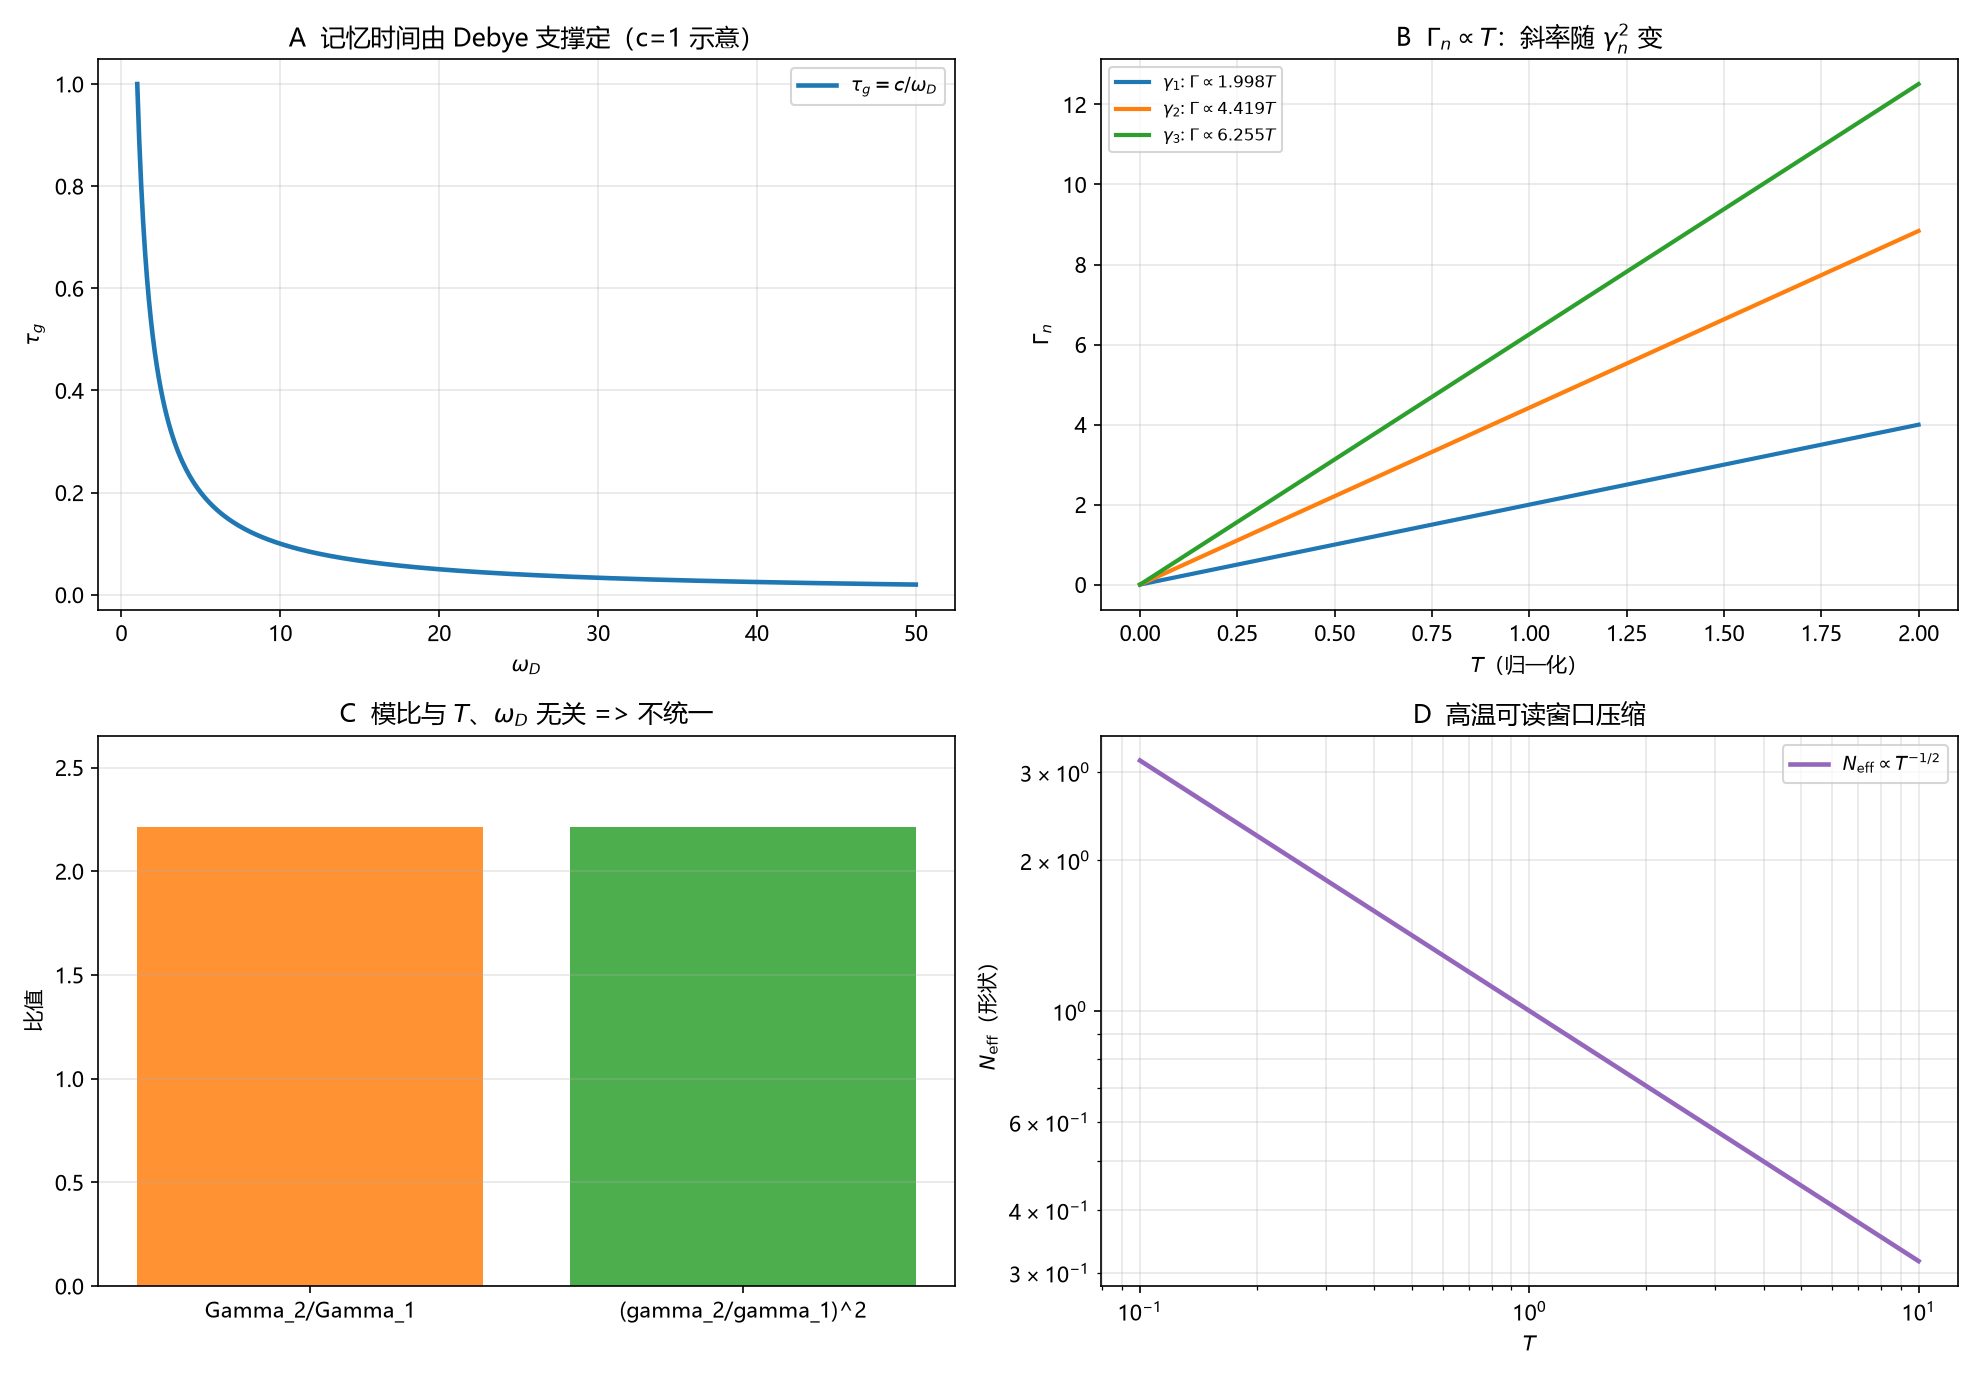

The script that saved this image:
# -*- coding: utf-8 -*-
"""
环 26／`临-22` 阻尼率桥的数值核对。

1. tau_g = c/omega_D（c=1 示意）；
2. Gamma_n(T) = gamma_n^2 * kappa * T / omega_D^2 的 T 线性族；
3. Gamma_2/Gamma_1 = (gamma_2/gamma_1)^2 与 T、omega_D 无关；
4. N_eff ∝ T^{-1/2} 高温读数窗口压缩。

零点纵坐标只作示意；无拟合。
"""

import csv
import os

import numpy as np
import matplotlib
matplotlib.use("Agg")
import matplotlib.pyplot as plt

plt.rcParams["font.sans-serif"] = ["Microsoft YaHei", "SimHei", "DejaVu Sans"]
plt.rcParams["axes.unicode_minus"] = False

HERE = os.path.dirname(os.path.abspath(__file__))
OUT_PNG = os.path.join(HERE, "环26_临22阻尼率桥.png")
OUT_CSV = os.path.join(HERE, "环26_临22阻尼率桥.csv")

GAMMAS = np.array([14.134725141, 21.022039639, 25.010857580])
C = 1.0
KAP = 1.0
WD = 10.0


def gamma_n(T, g, wd=WD):
    return g ** 2 * KAP * T / wd ** 2


def main():
    rows = []
    print("tau_g = c/omega_D (c=1)")
    for wd in (2.0, 10.0, 50.0):
        print(f"  omega_D={wd:5.1f}: tau_g={C/wd:.4f}")
        rows.append(("tau_g", wd, C / wd, np.nan, np.nan))

    print("\nGamma_n(T) 斜率 (omega_D=10, kappa=1)")
    for g in GAMMAS:
        slope = g ** 2 * KAP / WD ** 2
        print(f"  gamma={g:.6f}: slope={slope:.6f}, Gamma(1)={gamma_n(1.0, g):.6f}")
        rows.append(("gamma_slope", g, slope, gamma_n(1.0, g), np.nan))

    ratio = (GAMMAS[1] / GAMMAS[0]) ** 2
    print(f"\nGamma_2/Gamma_1 = {ratio:.6f} (independent of T, omega_D)")
    for T in (0.5, 1.0, 2.0):
        r = gamma_n(T, GAMMAS[1]) / gamma_n(T, GAMMAS[0])
        print(f"  T={T}: {r:.6f}")
        rows.append(("mode_ratio", T, r, ratio, np.nan))

    for T in (0.2, 0.5, 1.0, 2.0, 5.0):
        neff = np.sqrt(WD ** 2 / (KAP * T))
        rows.append(("neff_T", T, neff, 1 / np.sqrt(T), np.nan))

    with open(OUT_CSV, "w", newline="", encoding="utf-8-sig") as fh:
        wr = csv.writer(fh)
        wr.writerow(["kind", "x", "y", "y_ref", "extra"])
        wr.writerows(rows)

    fig, ax = plt.subplots(2, 2, figsize=(13.2, 9.2))

    # A
    wds = np.linspace(1, 50, 400)
    ax[0, 0].plot(wds, C / wds, lw=2.2, color="tab:blue", label=r"$\tau_g=c/\omega_D$")
    ax[0, 0].set_xlabel(r"$\omega_D$")
    ax[0, 0].set_ylabel(r"$\tau_g$")
    ax[0, 0].set_title("A  记忆时间由 Debye 支撑定（c=1 示意）")
    ax[0, 0].legend(fontsize=9)
    ax[0, 0].grid(alpha=0.3)

    # B
    Ts = np.linspace(0, 2, 300)
    for i, g in enumerate(GAMMAS):
        ax[0, 1].plot(Ts, gamma_n(Ts, g), lw=2.0,
                      label=rf"$\gamma_{i+1}$: $\Gamma\propto {g**2/WD**2:.3f}T$")
    ax[0, 1].set_xlabel(r"$T$（归一化）")
    ax[0, 1].set_ylabel(r"$\Gamma_n$")
    ax[0, 1].set_title(r"B  $\Gamma_n\propto T$：斜率随 $\gamma_n^2$ 变")
    ax[0, 1].legend(fontsize=8)
    ax[0, 1].grid(alpha=0.3)

    # C
    ax[1, 0].bar(["Gamma_2/Gamma_1", "(gamma_2/gamma_1)^2"],
                 [ratio, ratio], color=["tab:orange", "tab:green"], alpha=0.85)
    ax[1, 0].set_ylabel("比值")
    ax[1, 0].set_title(r"C  模比与 $T$、$\omega_D$ 无关 => 不统一")
    ax[1, 0].set_ylim(0, ratio * 1.2)
    ax[1, 0].grid(alpha=0.3, axis="y")

    # D
    TT = np.logspace(-1, 1, 300)
    ax[1, 1].loglog(TT, 1 / np.sqrt(TT), lw=2.2, color="tab:purple",
                    label=r"$N_{\rm eff}\propto T^{-1/2}$")
    ax[1, 1].set_xlabel(r"$T$")
    ax[1, 1].set_ylabel(r"$N_{\rm eff}$（形状）")
    ax[1, 1].set_title("D  高温可读窗口压缩")
    ax[1, 1].legend(fontsize=9)
    ax[1, 1].grid(alpha=0.3, which="both")

    fig.tight_layout()
    fig.savefig(OUT_PNG, dpi=150)
    plt.close(fig)
    print("\nsaved:", OUT_PNG)
    print("saved:", OUT_CSV)


if __name__ == "__main__":
    main()
